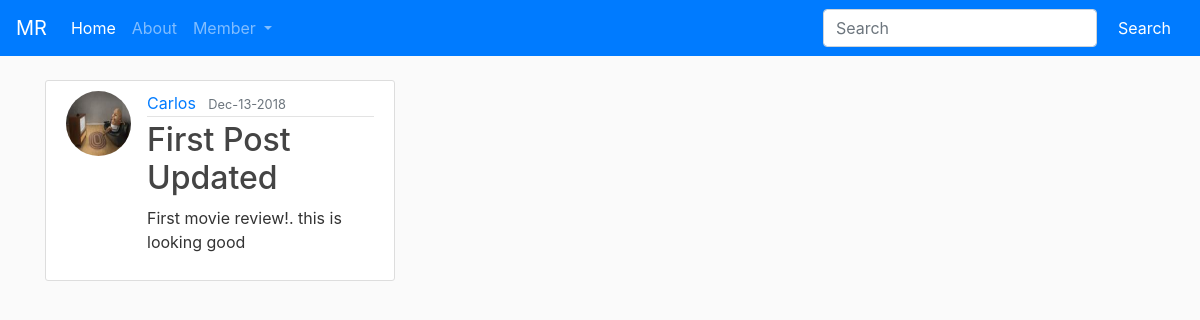
/post/1, run on the app's committed database.
### webapplication/models.py (models this page shows, shortened)
class User(db.Model, UserMixin):
    id = db.Column(db.Integer, primary_key=True)
    username= db.Column(db.String(20), unique=True, nullable=False)
    email = db.Column(db.String(210), unique=True, nullable=False)
    imageFile = db.Column(db.String(20), nullable=False, default = 'default.jpg')
    password = db.Column(db.String(60), nullable=False)
    posts = db.relationship('Post', backref= 'author', lazy= True)

class Post(db.Model):
    id = db.Column(db.Integer, primary_key=True)
    title = db.Column(db.String(100), nullable=False)
    datePosted = db.Column(db.DateTime, nullable=False, default=datetime.utcnow)
    content = db.Column(db.Text, nullable=False)
    userId = db.Column(db.Integer, db.ForeignKey('user.id'), nullable=False)

### webapplication/routes.py (the view)
@app.route("/post/<int:post_id>")
def post(post_id):
    post = Post.query.get_or_404(post_id)
    return render_template('post.html', title=post.title, post=post)

### webapplication/templates/post.html (shortened to what this page needs)
{% extends "layout.html" %}
{% block content %}
    <article class="media content-section">
        <img class="rounded-circle article-img" src="{{ url_for('static', filename='WebPics/' + post.author.imageFile) }}" alt="">
      <div class="media-body">
        <div class="article-metadata">
          <a class="mr-2" href="#">{{ post.author.username }}</a>
          <small class="text-muted">{{ post.datePosted.strftime('%b-%d-%Y') }}</small>
        </div>
        <h2 class="article-title">{{ post.title }}</h2>
        <p class="article-content">{{ post.content }}</p>
      </div>
    </article>
{% endblock content %}

### webapplication/static/main.css (style rules this page uses)
body { background: #fafafa; color: #333333; margin-top: 5rem; }
h1, h2, h3, h4, h5, h6 { color: #444444; }
.content-section { background: #ffffff; padding: 10px 20px; border: 1px solid #dddddd; border-radius: 3px; margin-bottom: 20px; }
.article-title { color: #444444; }
.article-content { white-space: pre-line; }
.article-img { height: 65px; width: 65px; margin-right: 16px; }
.article-metadata { padding-bottom: 1px; margin-bottom: 4px; border-bottom: 1px solid #e3e3e3 }

### data on the page
User: imageFile (picture), author.username "Carlos"
Post: datePosted "Dec-13-2018", title "First Post Updated", content "First movie review!. this is looking good"
